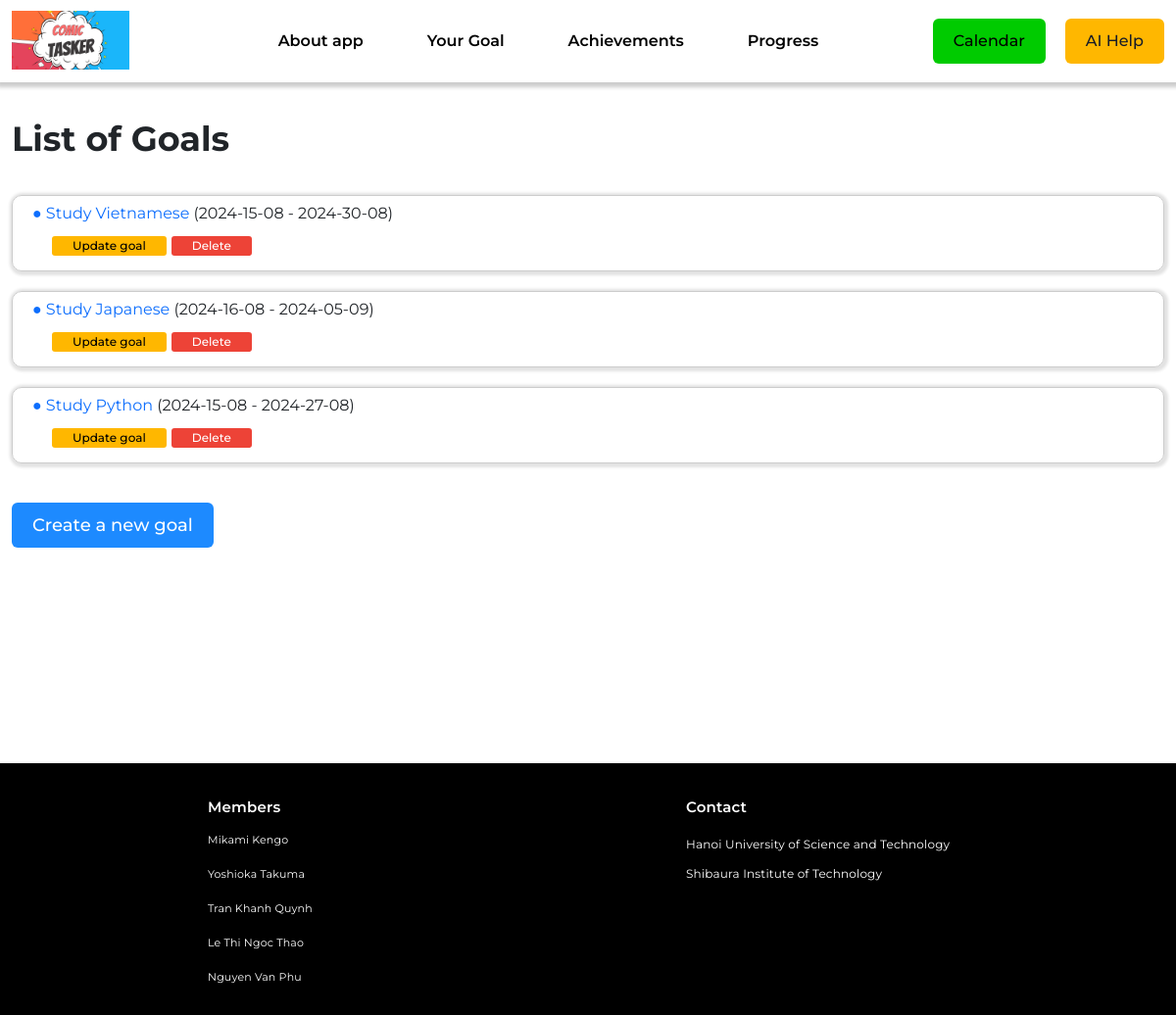
Page /goals/ on the earlier database version.
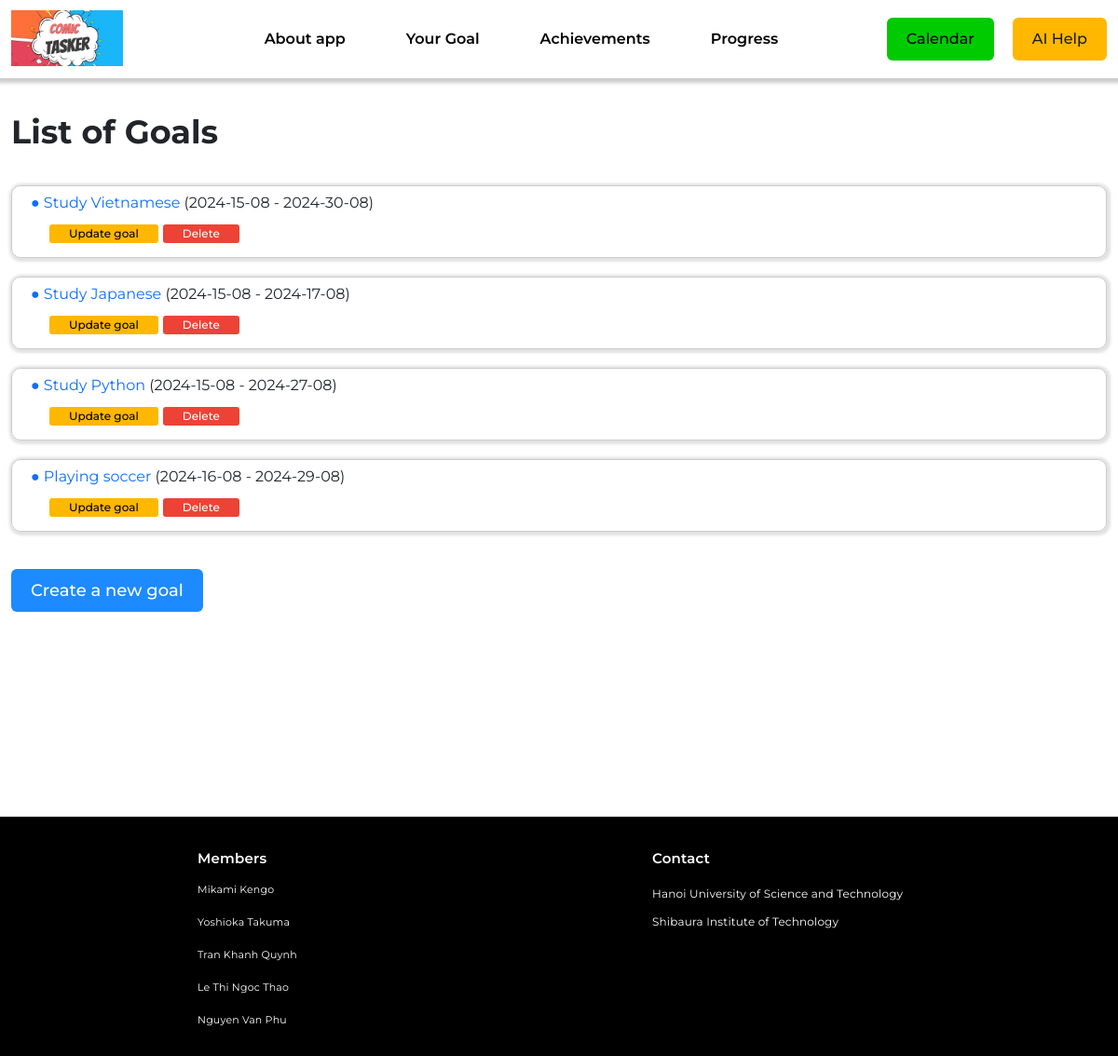
Same page on the later database version.
### goal/models.py (models this page shows, shortened)
class Goal(models.Model):
    goal_name = models.CharField(max_length=255)
    start_day = models.DateField()
    finish_day = models.DateField()
    number_of_task = models.IntegerField()
    ai_response = models.TextField(null=True, blank=True)

### goal/views.py (the view)
# urls.py: path('goals/', views.list_goals, name='list_goals'),
def list_goals(request):
    goals = Goal.objects.all()
    return render(request, 'list_goals.html', {
        'goals': goals
    })

### goal/templates/list_goals.html (shortened to what this page needs)
{% load static %}
<!DOCTYPE html>
<html lang="en">
    <head>
        <link
            href="https://cdn.jsdelivr.net/npm/bootstrap@5.3.3/dist/css/bootstrap.min.css"
            rel="stylesheet"
        />
        <link href="{% static 'app/css/reset.css' %}" rel="stylesheet" />
        <link href="{% static 'app/css/styles.css' %}" rel="stylesheet" />
        <link href="{% static 'app/css/header.css' %}" rel="stylesheet" />
        <link href="{% static 'app/css/buttons.css' %}" rel="stylesheet" />
        <link href="{% static 'app/css/footer.css' %}" rel="stylesheet" />
    </head>
    <body>
        <header id="header" class="header">
            {% include 'app/header.html' %}
        </header>
        <div class="container">
            <h1 class="title">List of Goals</h1>
            <ul class="goal-list">
                {% for goal in goals %}
                <div class="goal-detail">
                    <li class="goal-desc">
                        <a href="{% url 'view_ai_suggestion' goal.id %}">
                            ● {{ goal.goal_name }}</a
                        >
                        ({{ goal.start_day|date:"Y-d-m" }} -
                        {{goal.finish_day|date:"Y-d-m" }})
                        <div class="goal-button">
                            <button class="btn btn--primary btn-small">
                                <a
                                    href="{% url 'update_goals' goal.id %}"
                                    style="color: black"
                                    >Update goal</a
                                >
                            </button>
                            <form
                                method="post"
                                action="{% url 'delete_goals' goal.id %}"
                            >
                                <button
                                    type="submit"
                                    class="btn btn--danger btn-small"
                                >
                                    Delete
                                </button>
                            </form>
                        </div>
                    </li>
                </div>
                {% endfor %}
            </ul>
            <button
                class="btn btn--next-page"
                style="margin-bottom: 220px; margin-top: 40px"
            >
                <a href="{% url 'create_goal' %}"
                    ><span style="color: #fff">Create a new goal</span></a
                >
            </button>
        </div>
        <footer id="footer" class="footer footer-space">
            {% include 'app/footer.html' %}
        </footer>
    </body>
</html>

### app/templates/app/header.html (shortened to what this page needs)
 {% load static %}
<div class="container">
    <div class="top-bar">
        <a href="/" class="logo">
            <img
                src="{% static 'app/img/only-text.png' %}"
                alt="Logo"
                class="logo__img"
            />
        </a>
        <nav class="navbar">
            <ul class="navbar__list">
                <li class="navbar__item">
                    <a href="/" class="navbar__link">About app</a>
                </li>
                <li class="navbar__item">
                    <a href="{% url 'list_goals' %}" class="navbar__link"
                        >Your Goal</a
                    >
                </li>
                <li class="navbar__item">
                    <a href="#add-new" class="navbar__link">Achievements</a>
                </li>
                <li class="navbar__item">
                    <a href="#docs" class="navbar__link">Progress</a>
                </li>
            </ul>
        </nav>
        <div class="top-act">
            <a
                href="{% url 'calendar' %}"
                class="btn btn--calendar"
                style="font-size: 16px"
                >Calendar</a
            >
            <a
                href="{% url 'create_goal' %}"
                class="btn btn--primary"
                style="font-size: 16px"
                >AI Help</a
            >
        </div>
    </div>
</div>

### app/templates/app/footer.html
<div class="footer">
    <div class="container">
        <div class="footer__column">
            <div class="footer__column-heading">Members</div>
            <ul class="footer__column-items">
                <li><a href="#!">Mikami Kengo</a></li>
                <li><a href="#!">Yoshioka Takuma</a></li>
                <li><a href="#!">Tran Khanh Quynh</a></li>
                <li><a href="#!">Le Thi Ngoc Thao</a></li>
                <li><a href="#!">Nguyen Van Phu</a></li>
            </ul>
        </div>
        <div class="footer__column">
            <div class="footer__column-heading">Contact</div>
            <div class="footer__address">
                <p>Hanoi University of Science and Technology</p>
                <p>Shibaura Institute of Technology</p>
            </div>
        </div>
    </div>
</div>

### app/static/app/css/styles.css (style rules this page uses)
* { box-sizing: border-box; }
:root { --primary-color: #0f1b4c; }
html, body { scroll-behavior: smooth; }
body { font-family: "Montserrat", sans-serif; }
.container { max-width: 1250px; }
.title { font-size: 35px; font-weight: 700; margin-top: 40px; margin-bottom: 40px; }
.goal-desc { border: 1px solid #ccc; padding: 10px 20px; border-radius: 10px; margin-bottom: 20px; box-shadow: 1px 1px 3px 3px #e2e2e2; }
.goal-detail { margin: 10px 0; }
.goal-button { display: flex; margin: 15px 20px 5px 20px; gap: 5px; }

### app/static/app/css/header.css (style rules this page uses)
.header { position: sticky; top: -8px; z-index: 5; background-color: #fff; box-shadow: 0.5px 0.5px 4px 4px #ccc; }
.top-bar { display: flex; align-items: center; position: relative; padding: 10px 0; justify-content: space-between; }
.logo__img { margin-top: 1px; width: 120px; height: 60px; object-fit: cover; }
.top-act__group, .top-act, .navbar__list, .top-bar { display: flex; align-items: center; }
.navbar__link { padding: 0 15px 0 15px; color: black; font-size: 16px; font-weight: 600; text-decoration: none; }
.navbar__link:first-of-type { margin-left: 35px; }

### app/static/app/css/buttons.css (style rules this page uses)
.btn { display: flex; align-items: center; justify-content: center; gap: 10px; height: 46px; padding: 0 20px; border-radius: 6px; background: #f8f8fb; font-size: 1.5rem; font-weight: 500; white-space: nowrap; user-select: none; }
.btn + .btn:not(.btn--no-margin) { margin-left: 20px; }
.btn--primary { color: #171c28; background: #ffb700; font-size: 16px; }
.btn--calendar { color: #000; background: rgb(0, 203, 0); }
.btn--danger { color: #fff; background: #ed4337; font-size: 18px; }
.btn-small { display: flex; align-items: center; justify-content: center; gap: 10px; height: 20px; padding: 0 20px; border-radius: 3px; font-size: 12px; font-weight: 500; white-space: nowrap; user-select: none; }
.btn--next-page { color: #fff; background: rgb(29, 138, 255); font-size: 18px; }

### app/static/app/css/footer.css (style rules this page uses)
.footer { bottom: 0; width: 100%; height: 250px; background-color: #000; display: flex; justify-content: space-around; align-items: flex-start; flex-wrap: wrap; padding: 30px 0; box-sizing: border-box; }
.footer__column { flex: 1; width: 100px; color: #fff; letter-spacing: 0.005cm; }
.footer__column:first-of-type { margin-left: 200px; }
.footer__column-heading { font-weight: 600; font-size: 15px; margin-bottom: 16px; }
.footer__column-items a { color: #fff; line-height: 20px; font-size: 11px; }
.footer__column-items li { margin: 15px 0; }
.footer__address p { font-size: 12px; letter-spacing: 0.005cm; line-height: 2.5; }
.footer .container { display: flex; justify-content: center; }
a { text-decoration: none; }
.footer-space { margin-top: 100px; padding: 7px 0; }

Differences in the rows shown:
changed Goal "Study Japanese": start_day "2024-16-08" → "2024-15-08"; finish_day "2024-05-09" → "2024-17-08"
added Goal: goal_name "Playing soccer", start_day "2024-16-08", finish_day "2024-29-08"
